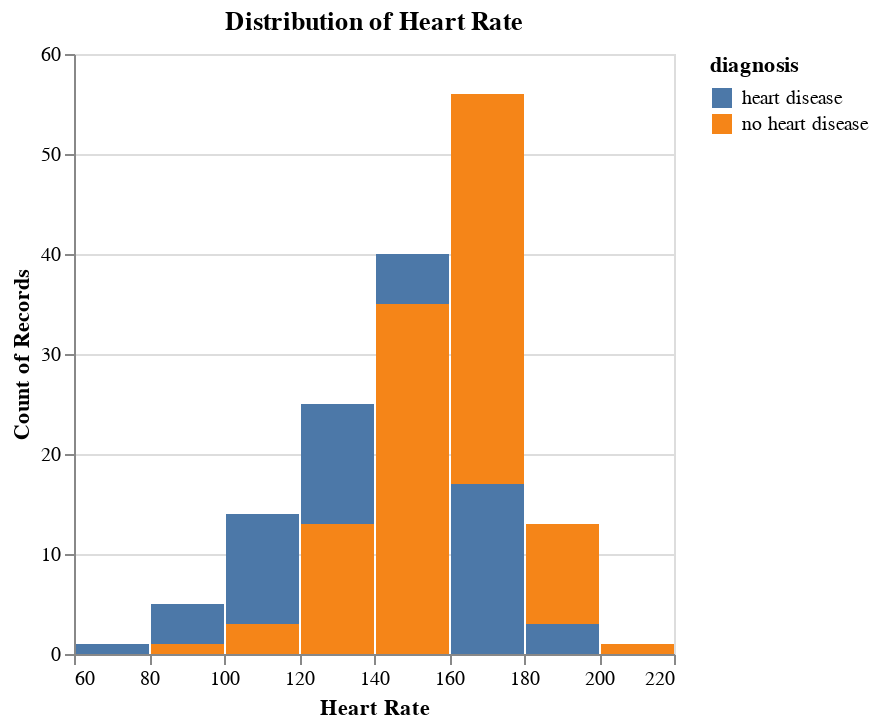

This figure's notebook cell:
### Code cell
# heart rate
hr_hist = alt.Chart(heart_disease_to_plot).mark_bar().encode(
    x=alt.X("max_heart_rate:Q", bin = True).title("Heart Rate"),
    y=alt.Y("count()").stack(False),
    color = "diagnosis:N"
).properties(
    title = "Distribution of Heart Rate"
)

hr_hist

### Figure 1 — Vega-Lite specification as saved in the notebook (floating-point values rounded to 4 significant figures; data arrays with more than 128 entries replaced by an {"elided": "..."} marker saying what was removed)
{"config": {"view": {"continuousWidth": 300, "continuousHeight": 300}}, "data": {"name": "data-9c4a3378c96395238948a08949b80eb7"}, "mark": {"type": "bar"}, "encoding": {"color": {"field": "diagnosis", "type": "nominal"}, "x": {"bin": true, "field": "max_heart_rate", "title": "Heart Rate", "type": "quantitative"}, "y": {"aggregate": "count", "stack": false, "type": "quantitative"}}, "title": "Distribution of Heart Rate", "$schema": "https://vega.github.io/schema/vega-lite/v5.15.1.json", "datasets": {"data-9c4a3378c96395238948a08949b80eb7": {"elided": "227 records"}}}
